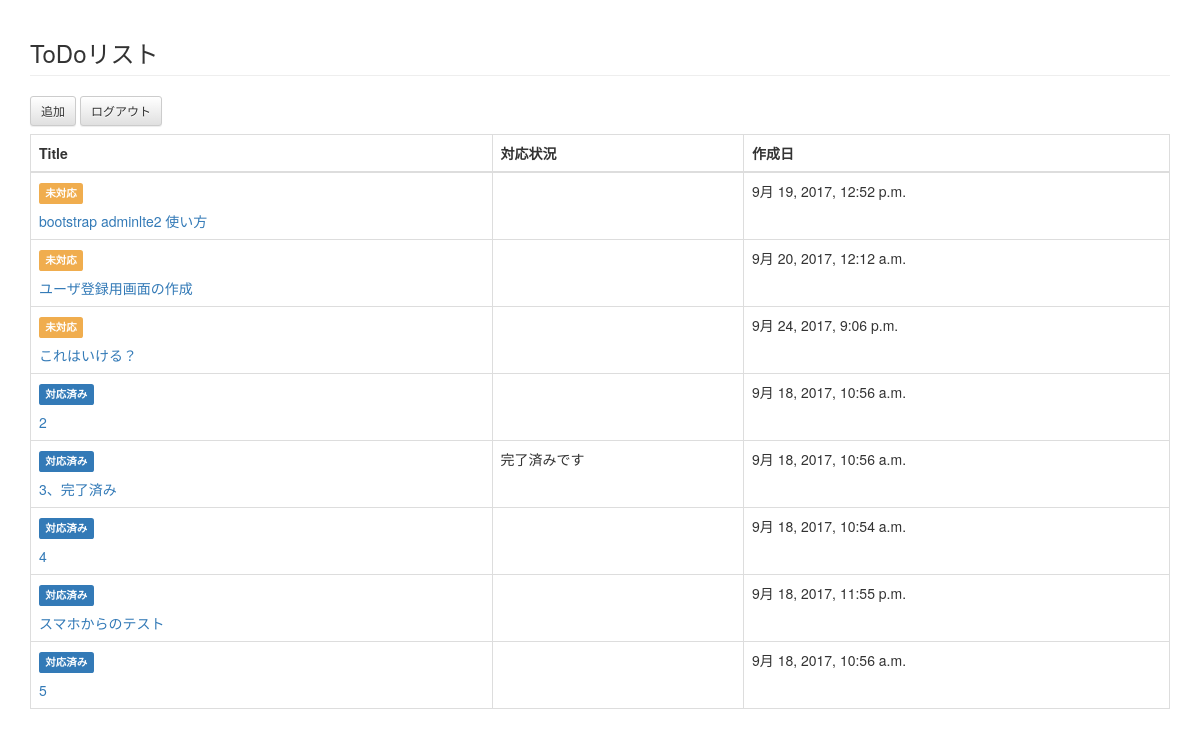
Page / (signed in) on the earlier database version.
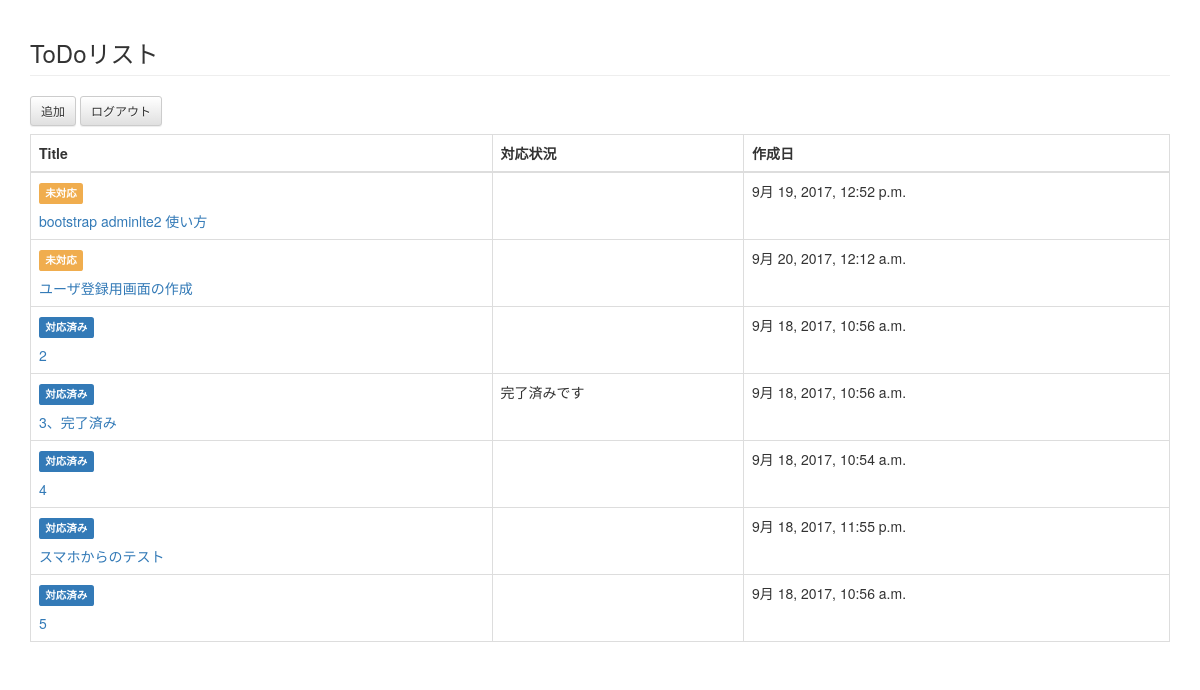
Same page on the later database version.
### cms/models/todo_model.py (models this page shows, shortened)
class ToDo(MasterField):
    PRIORITY_CHOICES = (
        (1, 'Immediate'),
        (2, 'Urgent'),
        (3, 'High'),
        (4, 'Normal'),
        (5, 'Low'),
    )
    title = models.TextField('タイトル', validators=[MaxLengthValidator(32)])
    text = models.TextField('内容', blank=True)
    situation = models.TextField(
        '対応状況', validators=[MaxLengthValidator(32)], blank=True)
    priority = models.IntegerField('優先順位', choices=PRIORITY_CHOICES, default=4)
    is_complete = models.BooleanField('完了', default=False)
    class Meta:
        db_table = 'todo'
        verbose_name = 'ToDo'
        verbose_name_plural = 'ToDo'

### cms/views/todo_view.py (the view)
# urls.py: url(r'^$', ToDoView.as_view(), name='todo_list'),
class ToDoView(CommonListView):
    template_name = 'cms/todo_list.html'
    model = ToDo
    def get_queryset(self):
        return ToDo.objects.filter(is_active=True).order_by('is_complete', 'priority', 'id')

### cms/templates/cms/todo_list.html (shortened to what this page needs)
{% extends "base.html" %}
{% block content %}
  <h3 class="page-header">ToDoリスト</h3>
  <a href="{% url 'todo_create' %}" class="btn btn-default btn-sm">追加</a>
  <a href="{% url 'logout' %}" class="btn btn-default btn-sm">ログアウト</a>
  <table class="table table-bordered">
    <thead>
      <tr>
        <th>Title</th>
        <th>対応状況</th>
        <th>作成日</th>
      </tr>
    </thead>
    <tbody>
      {% for todo in object_list %}
      <tr>
        <td>
          <p>
          {% if todo.is_complete == True %}
          <span class="label label-primary">対応済み</span>
          {% else %}
          <span class="label label-warning">未対応</span>
          {% endif %}
          </p>
          <a href="{% url 'todo_detail' pk=todo.id %}">
          {{ todo.title }}
        </a>
        </td>
        <td>
          {{ todo.situation }}
        </td>
        <td>
          {{ todo.created_at }}
        </td>
      </tr>
      {% endfor %}
    </tbody>
  </table>
{% endblock content %}

Differences in the rows shown:
removed ToDo: is_complete "未対応", title "これはいける？", created_at "9月 24, 2017, 9:06 p.m."
